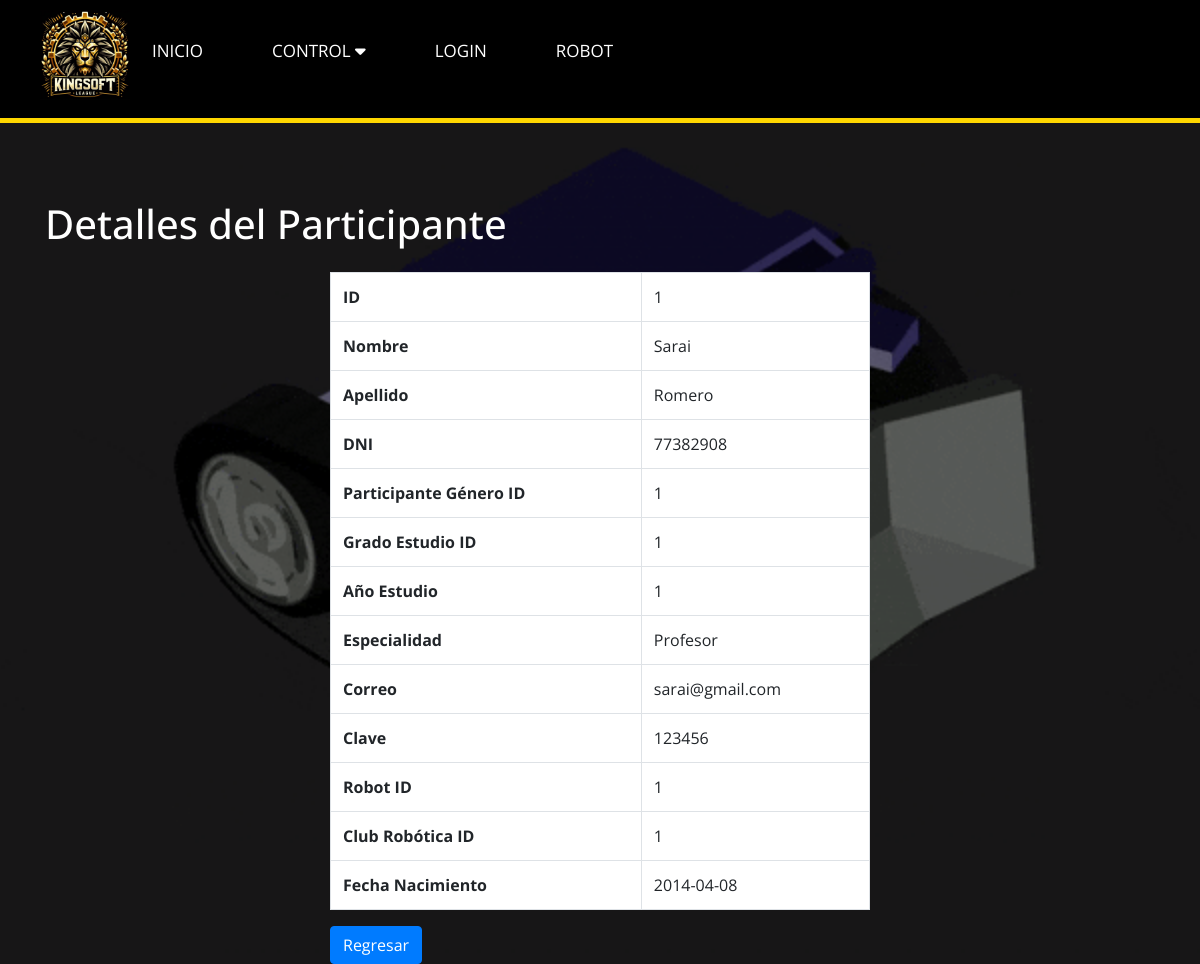
Page /Diseño/verparticipante.php?id=1 (signed in) on the earlier database version.
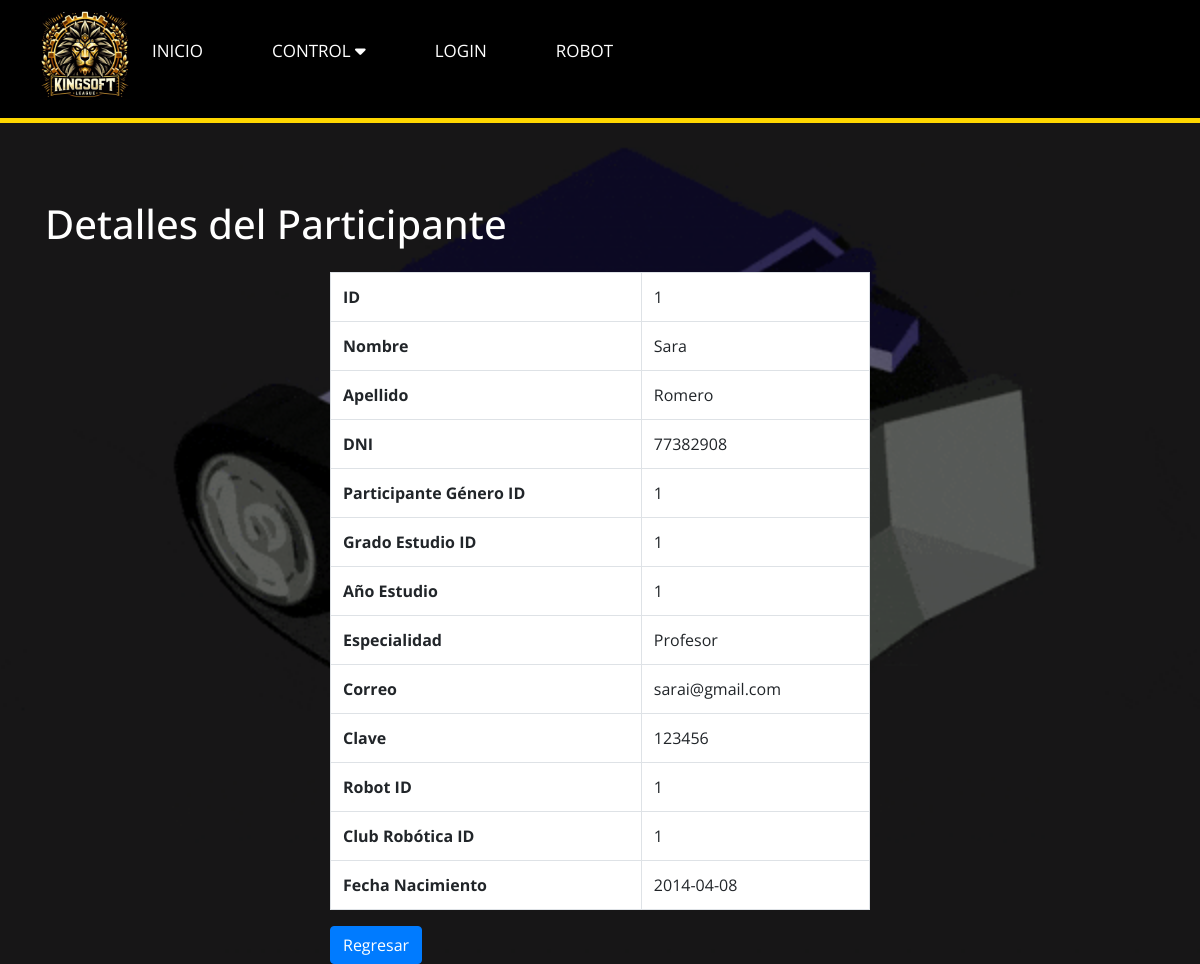
Same page on the later database version.
### tables this page shows
CREATE TABLE `participantes` (
  `id` int(20) NOT NULL,
  `nombre` varchar(50) DEFAULT NULL,
  `apellido` varchar(50) DEFAULT NULL,
  `dni` varchar(10) DEFAULT NULL,
  `participante_genero_id` int(11) DEFAULT NULL,
  `grado_estudio_id` int(11) DEFAULT NULL,
  `año_estudio` int(11) DEFAULT NULL,
  `especialidad` varchar(50) DEFAULT NULL,
  `correo` varchar(100) DEFAULT NULL,
  `clave` varchar(50) DEFAULT NULL,
  `fecha_de_actualizacion` timestamp NOT NULL DEFAULT current_timestamp() ON UPDATE current_timestamp(),
  `robot_id` int(11) DEFAULT NULL,
  `club_robotica_id` varchar(100) DEFAULT NULL,
  `id_institucion` int(11) NOT NULL,
  `id_competencia` int(11) NOT NULL,
  `fecha_nacimiento` date DEFAULT NULL
);

### Diseño/ParticipanteController.php (called while the page is built, shortened)
<?php
require_once 'ParticipanteModel.php';
class ParticipanteController {
    private $model;
    public function __construct($db) {
        $this->model = new ParticipanteModel($db);
    }
    public function getParticipanteById($id) {
        return $this->model->getParticipanteById($id);
    }
}
?>

### Diseño/ParticipanteModel.php (called while the page is built, shortened)
<?php
class ParticipanteModel {
    private $conn;
    public function __construct($db) {
        $this->conn = $db;
    }
    public function getParticipanteById($id) {
        $query = "SELECT * FROM participantes WHERE id = ?";
        $stmt = $this->conn->prepare($query);
        $stmt->bindParam(1, $id);
        $stmt->execute();
        return $stmt->fetch(PDO::FETCH_ASSOC);
    }
}
?>

### Diseño/verparticipante.php (the view, shortened to what this page needs)
<?php
$id = $_GET['id'];
require_once 'ParticipanteController.php';
$db = new PDO('mysql:host=localhost;dbname=datosks', 'root', '');
$controller = new ParticipanteController($db);
$participante = $controller->getParticipanteById($id);
if ($participante) {
    echo "<!DOCTYPE html>";
    echo "<html lang='en'>";
    echo "<head>";
    echo "<link rel='stylesheet' href='https://maxcdn.bootstrapcdn.com/bootstrap/4.5.2/css/bootstrap.min.css'>";
    echo "</head>";
    echo "<body>";
    include 'navegador.php';
    echo "<div class='container'>";
    echo "<h1 class='mt-4 mb-4'>Detalles del Participante</h1>";
    echo "<div class='row'>";
    echo "<div class='col-md-6 offset-md-3'>";
    echo "<table class='table table-bordered'>";
    echo "<tr><th>ID</th><td>" . $participante['id'] . "</td></tr>";
    echo "<tr><th>Nombre</th><td>" . $participante['nombre'] . "</td></tr>";
    echo "<tr><th>Apellido</th><td>" . $participante['apellido'] . "</td></tr>";
    echo "<tr><th>DNI</th><td>" . $participante['dni'] . "</td></tr>";
    echo "<tr><th>Participante Género ID</th><td>" . $participante['participante_genero_id'] . "</td></tr>";
    echo "<tr><th>Grado Estudio ID</th><td>" . $participante['grado_estudio_id'] . "</td></tr>";
    echo "<tr><th>Año Estudio</th><td>" . $participante['año_estudio'] . "</td></tr>";
    echo "<tr><th>Especialidad</th><td>" . $participante['especialidad'] . "</td></tr>";
    echo "<tr><th>Correo</th><td>" . $participante['correo'] . "</td></tr>";
    echo "<tr><th>Clave</th><td>" . $participante['clave'] . "</td></tr>";
    echo "<tr><th>Robot ID</th><td>" . $participante['robot_id'] . "</td></tr>";
    echo "<tr><th>Club Robótica ID</th><td>" . $participante['club_robotica_id'] . "</td></tr>";
    echo "<tr><th>Fecha Nacimiento</th><td>" . $participante['fecha_nacimiento'] . "</td></tr>";
    echo "</table>";
    echo "<a href='ParticipanteView.php' class='btn btn-primary'>Regresar</a>";
    echo "</div>";
    echo "</div>";
    echo "</div>";
    echo "</body>";
    echo "</html>";
} else {
    echo "<h1>No se encontró el participante.</h1>";
}
?>

Differences in the rows shown:
changed participantes "Romero": nombre "Sarai" → "Sara"
